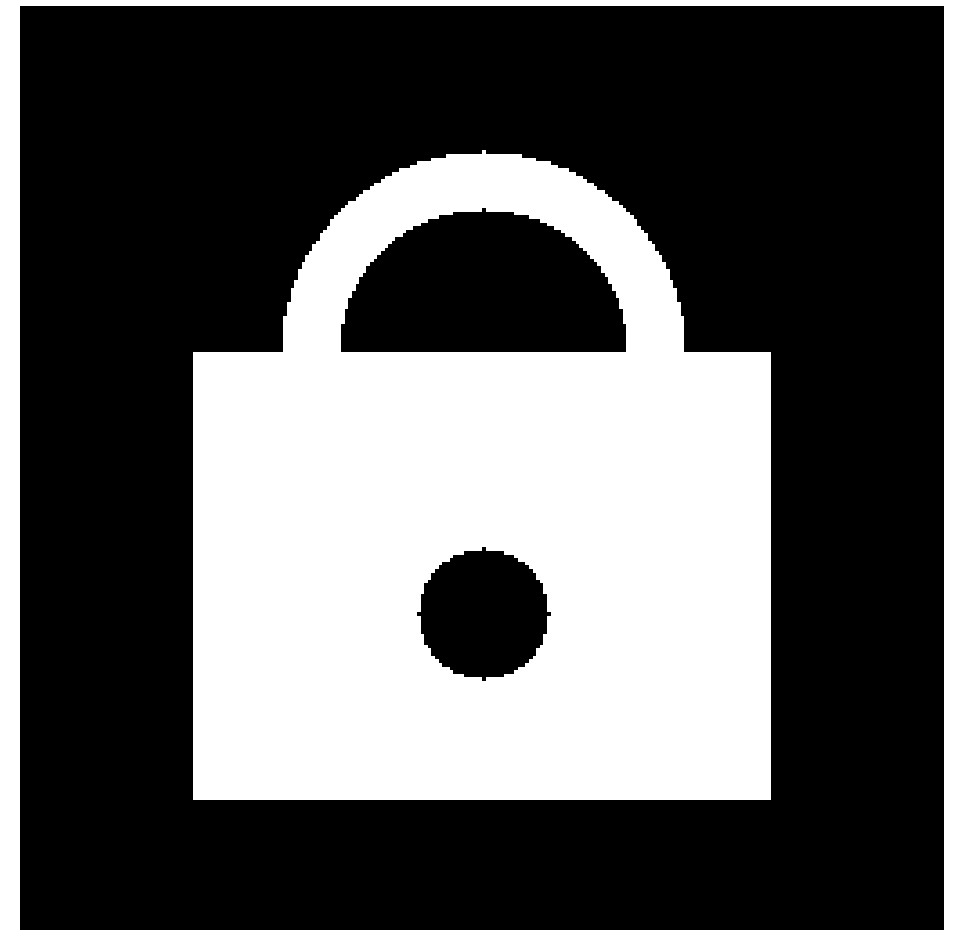
#> input picture samples/lock_image.jpg, 964 x 937 px, found by its file name
$ python why_ECB_insecure_image_leakage_PoC.py
#> lines starting #> are read from the running program, lines starting #| are printed output that depends on the picture
"""
The fundamental weakness of the AES-ECB encryption mode is that identical plaintext blocks are converted into identical ciphertext blocks.
This feature leads to significant information leakage, especially when used on images or repetitive data.
Patterns in the image are still visible in the encrypted data through the block structure.

The code provides concrete visuals showing why ECB mode is unsafe in practice.
"""

import numpy as np
from PIL import Image
import os,hashlib
from cryptography.hazmat.backends import default_backend
from cryptography.hazmat.primitives.ciphers import Cipher,algorithms,modes

BLOCKSIZE = 16 # AES block size in bytes (and we'll align pixels to this)
KEY = os.urandom(BLOCKSIZE)
IMAGEPATH = os.path.join(os.getcwd(),"samples","lock_image.jpg")
SAVEPATH = os.path.join(os.getcwd(),"samples","ECB_encrypted_lock_image.jpg")

def LoadGrayscale(path:str)->np.ndarray:
    """
    Load an image file as uint8 grayscale (H, W).
    """
#> called with path = 'additional/samples/lock_image.jpg'
    grayIMG = Image.open(path).convert("L") # grayscale
    arrayIMG = np.array(grayIMG,dtype=np.uint8)
    return arrayIMG

def PaddingImageBlock(image:np.ndarray,blockSize:int=BLOCKSIZE)->np.ndarray:
    """
    Pad image on bottom/right with zeros so that width*height is a multiple of 16.
    Additionally, pad width to a multiple of 16 so that 1 block == 16 horizontal pixels.

    Since each pixel of the image = 1 byte, 1 block = 16 pixels.
    """
#> called with blockSize = 16
    height,width = image.shape
#> height = 937; width = 964
    newWidth = ((width+blockSize-1)//blockSize)*blockSize
#> newWidth = 976
    newHeight = ((height+1)//1)*1 # keep rows as-is (pixel = 1 byte)
#> newHeight = 938
    # Ensure total bytes multiple of 16
    totalBytes = newWidth*newHeight
#> totalBytes = 915488
    if totalBytes % blockSize != 0:
        # make height multiple of block if needed
        newHeight = ((newHeight+blockSize-1)//blockSize)*blockSize
    padHeight = max(0,newHeight-height)
#> padHeight = 1
    padWidth = max(0,newWidth-width)
#> padWidth = 12
    if padHeight or padWidth:
        padded = np.zeros((newHeight,newWidth),dtype=np.uint8)
        padded[:height,:width] = image
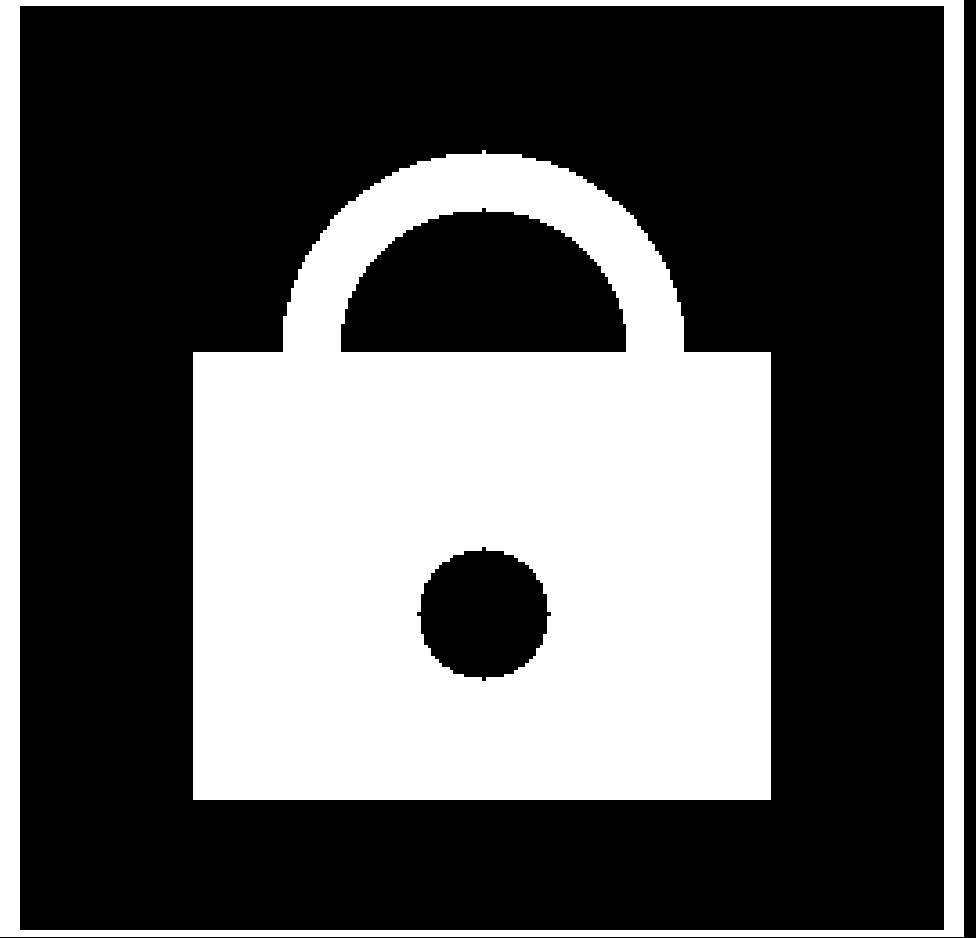
#> padded: shape (938, 976); min 0, max 255, mean 90.9
        return padded
    return image

def AESEncryptECB(bytesIN:bytes,key:bytes)->bytes:
    AESEngine = Cipher(
        algorithm=algorithms.AES(key),
        mode=modes.ECB(),
        backend=default_backend()
    )
    encryptor = AESEngine.encryptor()
    cipher = encryptor.update(bytesIN)+encryptor.finalize()
    return cipher

def BlocksToToneImage(cipherBytes:bytes,height:int,width:int,blockSize:int=BLOCKSIZE)->np.ndarray:
    """
    Map each 16-byte block to a grayscale tone (0..255).
    Identical blocks -> identical tone. Returns (H, W) uint8 image.
    """
    assert len(cipherBytes) == height*width,"Ciphertext length must equal H*W for 1 byte per pixel."
    blockNumbers = len(cipherBytes)//blockSize
    tones = np.zeros(blockNumbers,dtype=np.uint8)
    for idx in range(blockNumbers):
        bulk = cipherBytes[idx*blockSize:(idx+1)*blockSize]
        # Deterministic mapping: first byte of SHA-256 hash
        tones[idx] = hashlib.sha256(bulk).digest()[0]
    # It copies each tone 16 times in succession, producing a sequence that matches the original block size.
    expanded = np.repeat(tones,blockSize).astype(np.uint8) # Since each pixel of the image = 1 byte, 1 block = 16 pixels.
    return expanded.reshape((height,width))

def SaveImageU8(path:str,arrayIMG:np.ndarray)->None:
    Image.fromarray(arrayIMG,mode="L").save(path)


imageArray = LoadGrayscale(IMAGEPATH)
imagePadded = PaddingImageBlock(imageArray,BLOCKSIZE)
height,width = imagePadded.shape
#> height = 938; width = 976

# It converts a matrix to a one-dimensional array.
imageFlattenBytes = imagePadded.flatten().tobytes() # Padded 2D image matrix (NumPy array of dimensions H × W).
# The AES algorithm works with a raw byte array, not a 2D image.
#> (the run stopped early here; a loop or call above may not have finished)
